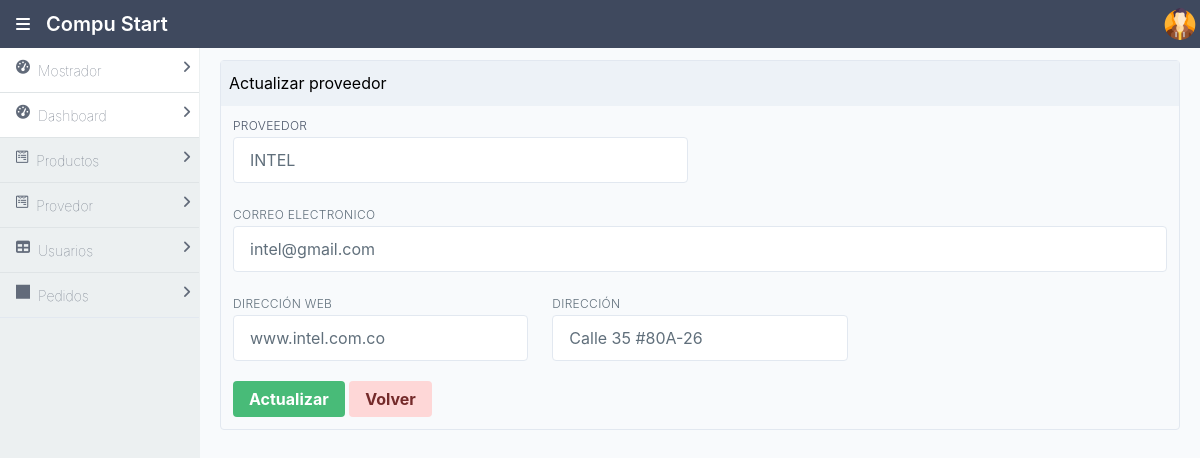
Page /admin/actualizarProveedor.php?id=1 on the committed database.
### tables this page shows
CREATE TABLE proveedor(
    id_proveedor INT(11) PRIMARY KEY AUTO_INCREMENT,
    proveedor VARCHAR(50) NOT NULL,
    correo VARCHAR(60) NOT NULL,
    direccion_web VARCHAR(60) NOT NULL,
    direccion VARCHAR(60) NOT NULL
);

### admin/actualizarProveedor.php (the view, shortened to what this page needs)
<?php
$db = new Database();
$connection = $db->connect();
 $id = $_GET["id"];
 $consulta = $connection->prepare("SELECT * FROM proveedor WHERE id_proveedor=:id");
 $consulta->execute(['id' => $id]);
 $prove = $consulta->fetch(PDO::FETCH_ASSOC);
?>
<!DOCTYPE html>
<html lang="en">
<head>
    <link rel="stylesheet" href="../css/styles.css">
    <link rel="stylesheet" href="../css/all.css">
</head>
<body>
<div class="mx-auto bg-grey-lightest">
    <div class="min-h-screen flex flex-col">
        <header class="bg-nav">
        <?php include("../componentes/headerAdmin.php") ?>
        </header>
        <div class="flex flex-1">
            <aside id="sidebar" class="bg-side-nav w-1/2 md:w-1/6 lg:w-1/6 border-r border-side-nav hidden md:block lg:block">
                <ul class="list-reset flex flex-col">
                    <?php include("../componentes/barralateralAdmin.php") ?>
                </ul>
            </aside>
            <main class="bg-white-500 flex-1 p-3 overflow-hidden">
                <div class="flex flex-col">
                    <div class="flex flex-1  flex-col md:flex-row lg:flex-row mx-2">
                        <div class="mb-2 border-solid border-gray-300 rounded border shadow-sm w-full">
                            <div class="bg-gray-200 px-2 py-3 border-solid border-gray-200 border-b">
                                Actualizar proveedor
                            </div>
                            <div class="p-3">
                    <form class="w-full" action="../proveedor/actualizarProveedor.php" method="post">
                <div class="flex flex-wrap -mx-3 mb-6">
                    <div class="w-full md:w-1/2 px-3">
                        <label class="block uppercase tracking-wide text-gray-700 text-xs font-light mb-1"
                               for="grid-last-name">
                            Proveedor
                        </label>
                        <input onchange="NombresNumeros()" class="appearance-none block w-full bg-grey-200 text-grey-darker border border-grey-200 rounded py-3 px-4 leading-tight focus:outline-none focus:bg-white-500 focus:border-gray-600"
                        type="text" name="proveedor" id="nombre" value="<?php echo $prove['proveedor']; ?>" placeholder="<?php echo $prove['proveedor']; ?>" required>
                    </div>
                </div>
                <div class="flex flex-wrap -mx-3 mb-6">
                    <div class="w-full px-3">
                        <label class="block uppercase tracking-wide text-grey-darker text-xs font-light mb-1"
                               for="grid-password">
                            Correo Electronico
                        </label>
                        <input onchange="ValidacionCorreo()" class="appearance-none block w-full bg-grey-200 text-grey-darker border border-grey-200 rounded py-3 px-4 leading-tight focus:outline-none focus:bg-white-500 focus:border-gray-600" type="email"
                        name="correo" id="correo" value="<?php echo $prove['correo']; ?>" placeholder="<?php echo $prove['correo']; ?>"required>
                    </div>
                </div>
                <div class="flex flex-wrap -mx-3 mb-2">
                    <div class="w-full md:w-1/3 px-3 mb-6 md:mb-0">
                        <label class="block uppercase tracking-wide text-grey-darker text-xs font-light mb-1"
                               for="grid-city">
                           Dirección Web
                        </label>
                        <input onchange="PaginaWeb()" class="appearance-none block w-full bg-grey-200 text-grey-darker border border-grey-200 rounded py-3 px-4 leading-tight focus:outline-none focus:bg-white focus:border-grey"
                        type="text" name="direccion_web" id="direccion_web"  value="<?php echo $prove['direccion_web']; ?>" placeholder="<?php echo $prove['direccion_web']; ?>" required>
                    </div>
                    <div class="w-full md:w-1/3 px-3 mb-6 md:mb-0">
                        <label class="block uppercase tracking-wide text-grey-darker text-xs font-light mb-1"
                               for="grid-city">
                           Dirección
                        </label>
                        <input onchange="direccion1()" class="appearance-none block w-full bg-grey-200 text-grey-darker border border-grey-200 rounded py-3 px-4 leading-tight focus:outline-none focus:bg-white focus:border-grey"
                        type="text" name="direccion" id="direccion"  value="<?php echo $prove['direccion']; ?>" placeholder="<?php echo $prove['direccion']; ?>" required>
                    </div>
                </div>
                <div class="mt-5">
                    <button class='bg-green-500 hover:bg-green-800 text-white font-bold py-2 px-4 rounded'> Actualizar</button>
                    <button class='close-modal cursor-pointer bg-red-200 hover:bg-red-500 text-red-900 font-bold py-2 px-4 rounded' type="button"> <a href="./proveedor.php">Volver</a>
                    </button>
                </div>
            </form>
                            </div>
                        </div>
                    </div>
                </div>
            </main>
        </div>
    </div>
</div>
</body>
</html>

### rows in the picture
proveedor: proveedor "INTEL", correo "intel@gmail.com", direccion_web "www.intel.com.co", direccion "Calle 35 #80A-26"
